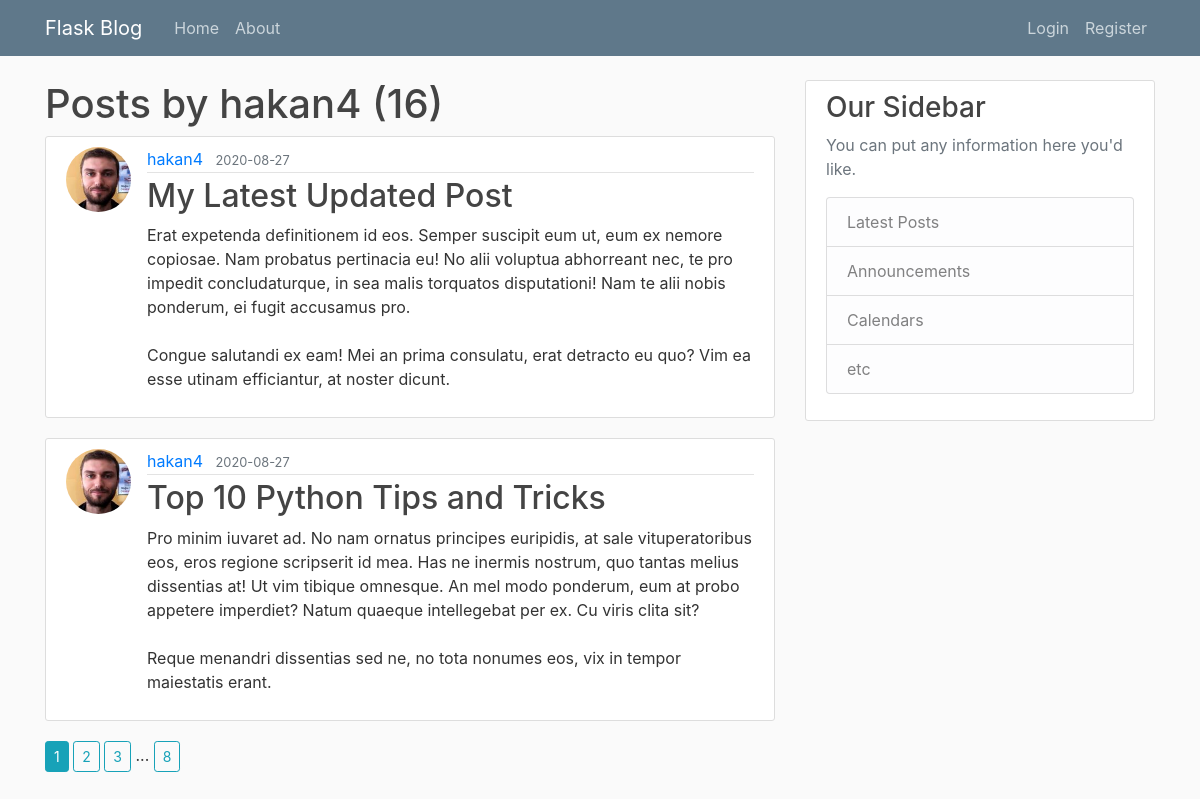
The app's page /user/hakan4 with its own data.
### flaskblog/models.py (models this page shows, shortened)
class User(db.Model, UserMixin):
    id = db.Column(db.Integer, primary_key=True)
    username = db.Column(db.String(20), unique=True, nullable=False)
    email = db.Column(db.String(120), unique=True, nullable=False)
    image_file = db.Column(db.String, default="default.jpg", nullable=False)
    password = db.Column(db.String(12), nullable=False)
    posts = db.relationship('Post', backref='author', lazy=True)

class Post(db.Model):
    id = db.Column(db.Integer, primary_key=True)
    title = db.Column(db.String(100), nullable=False)
    date_posted = db.Column(db.DateTime, nullable=False, default=datetime.utcnow)
    content = db.Column(db.Text, nullable=False)
    user_id = db.Column(db.Integer, db.ForeignKey('user.id'), nullable=False)

### flaskblog/users/routes.py (the view)
@users.route('/user/<string:username>')
def user_posts(username):
    page = request.args.get('page', 1, type=int)
    user = User.query.filter_by(username=username).first_or_404()
    posts = Post.query.filter_by(author=user)\
            .order_by(Post.date_posted.desc())\
            .paginate(page=page, per_page=2)
    return render_template('user_posts.html', posts=posts, user=user)

### flaskblog/templates/user_posts.html
{% extends "layout.html"%}
{% block content %}
    <h1 class="content-title">Posts by {{user.username}} ({{ posts.total }})</h1>
    {% for post in posts.items %}
        <article class="media content-section">
        <img class="rounded-circle article-img" src={{ url_for('static', filename='profile_pics/' + post.author.image_file) }}>
        <div class="media-body">
            <div class="article-metadata">
            <a class="mr-2" href="{{ url_for('users.user_posts', username=post.author.username)}}">{{ post.author.username }}</a>
            <small class="text-muted">{{ post.date_posted.strftime('%Y-%m-%d') }}</small>
            </div>
            <h2><a class="article-title" href="{{ url_for('posts.post', post_id=post.id)}}">{{ post.title }}</a></h2>
            <p class="article-content">{{ post.content }}</p>
        </div>
        </article>
    {% endfor %}
    {% for page_num in posts.iter_pages(right_edge=1, left_edge=1, left_current=2, right_current=3) %}
        {% if page_num %}
            {% if posts.page == page_num %}
                <a class="btn btn-info btn-sm mb-6" href="{{ url_for('users.user_posts', username=user.username, page=page_num)}}">{{page_num}}</a>
            {% else %}
                <a class="btn btn-outline-info btn-sm mb-6" href="{{ url_for('users.user_posts', username=user.username, page=page_num)}}">{{page_num}}</a>
            {% endif %}
        {% else %}
            ...
        {% endif %}
    {% endfor %}
{% endblock content %}

### flaskblog/static/main.css (style rules this page uses)
body { background: #fafafa; color: #333333; margin-top: 5rem; }
h1, h2, h3, h4, h5, h6 { color: #444444; }
.content-section { background: #ffffff; padding: 10px 20px; border: 1px solid #dddddd; border-radius: 3px; margin-bottom: 20px; }
.article-title { color: #444444; }
.article-content { white-space: pre-line; }
.article-img { height: 65px; width: 65px; margin-right: 16px; }
.article-metadata { padding-bottom: 1px; margin-bottom: 4px; border-bottom: 1px solid #e3e3e3 }

### records on screen
User: username "hakan4"
Post: image_file (picture), author.username "hakan4", date_posted "2020-08-27", title "My Latest Updated Post", content "Erat expetenda definitionem id eos. Semper suscipit eum ut, eum ex nemore copiosae. Nam probatus pertinacia eu! No alii voluptua abhorreant nec, te pro impedit concludaturque, in sea malis torquatos disputationi! Nam te alii nobis ponderum, ei fugit accusamus pro. Congue salutandi ex eam! Mei an prima consulatu, erat detracto eu quo? Vim ea esse utinam efficiantur, at noster dicunt."
Post: image_file (picture), author.username "hakan4", date_posted "2020-08-27", title "Top 10 Python Tips and Tricks", content "Pro minim iuvaret ad. No nam ornatus principes euripidis, at sale vituperatoribus eos, eros regione scripserit id mea. Has ne inermis nostrum, quo tantas melius dissentias at! Ut vim tibique omnesque. An mel modo ponderum, eum at probo appetere imperdiet? Natum quaeque intellegebat per ex. Cu viris clita sit? Reque menandri dissentias sed ne, no tota nonumes eos, vix in tempor maiestatis erant."

### other values on screen
{{ posts.total }} "16"
{{ page_num }} "1"
{{ page_num }} "2" "3" "8"
